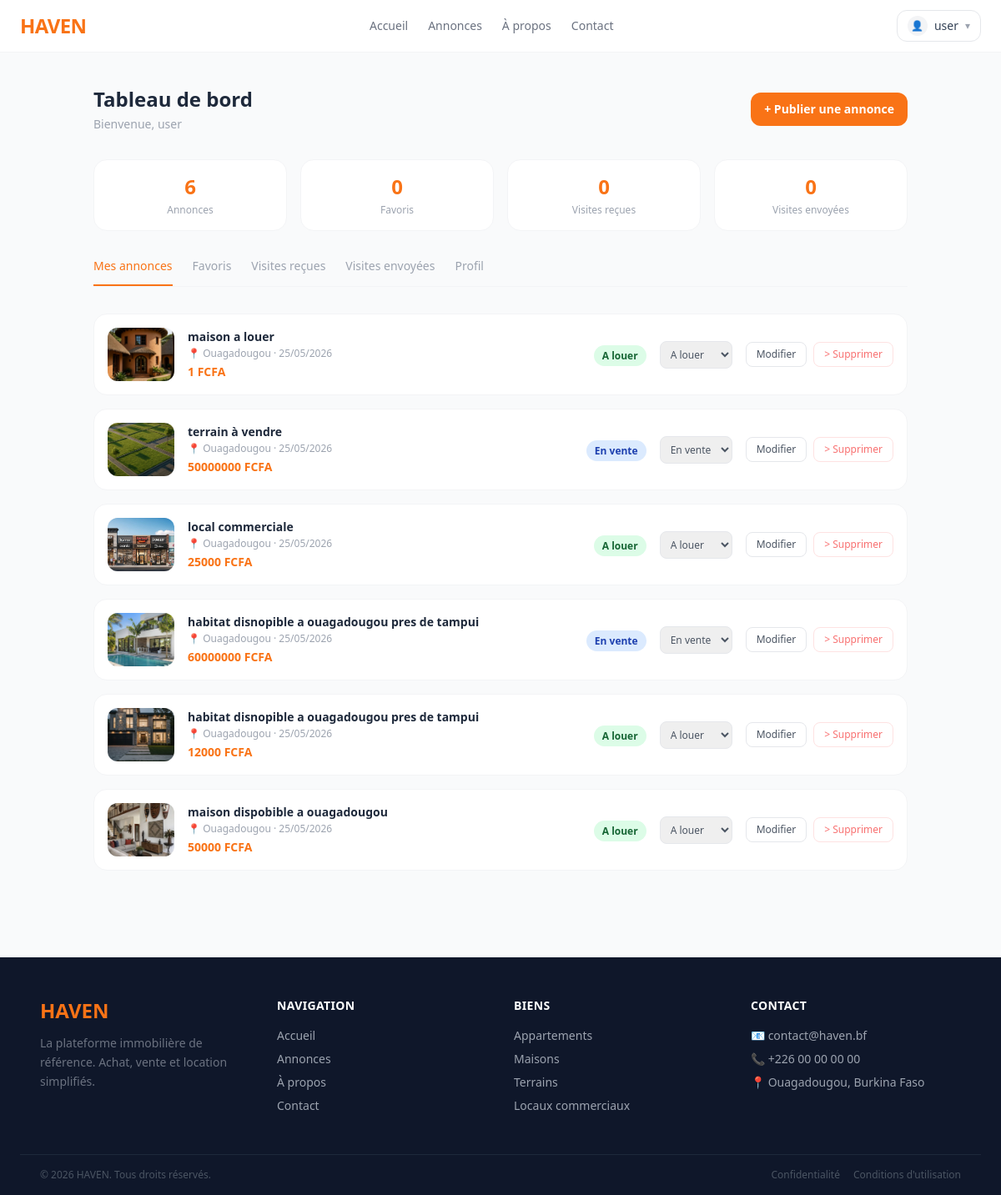
The app's page /dashboard/ (signed in), older data.
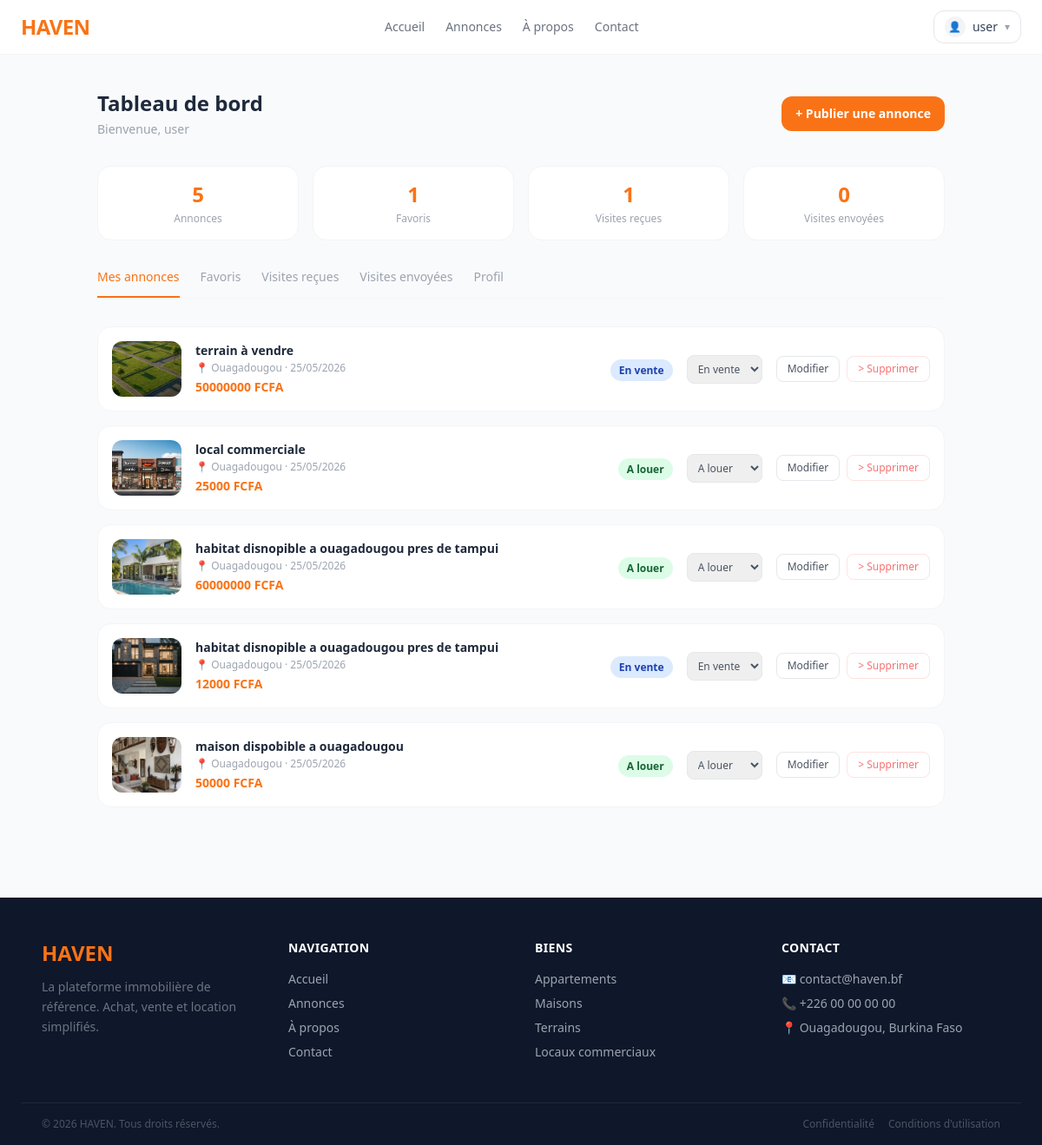
The same page, newer data.
### apps/accounts/models.py (models this page shows, shortened)
class User(AbstractUser):
    profile = models.ImageField(upload_to='profile/',blank=True,null=True)

### apps/listings/models.py (models this page shows, shortened)
class Listing(models.Model):
    STATUS = [
        ('En vente', 'En vente'),
        ('A louer', 'A louer'),
        ('Vendu', 'Vendu'),
        ('Loué', 'Loué'),
    ]
    TYPES = [
        ('Appartement', 'Appartement'),
        ('Maison', 'Maison'),
        ('Local commercial', 'Local commercial'),
        ('Terrain', 'Terrain'),
    ]
    user = models.ForeignKey(settings.AUTH_USER_MODEL,
                            on_delete=models.CASCADE)
    title = models.CharField(max_length=255)
    description = models.TextField()
    property_type = models.CharField(max_length=20, choices=TYPES)
    status = models.CharField(max_length=20, choices=STATUS)
    price = models.DecimalField(max_digits=14,decimal_places=2)
    bathrooms = models.IntegerField()
    bedrooms = models.IntegerField()
    is_available = models.BooleanField(default=True)
    city = models.CharField(max_length=255)
    longitude = models.DecimalField(max_digits=9, decimal_places=6)
    latitude = models.DecimalField(max_digits=9, decimal_places=6)
    created_at = models.DateTimeField(auto_now_add=True)
    area = models.DecimalField(max_digits=8, decimal_places=2, null=True, blank=True)
    def get_first_image(self):
        first = self.images.first()
        return first.image.url if first else None
    class Meta:
        ordering = ['-created_at']

class Images(models.Model):
    listing = models.ForeignKey(Listing,on_delete=models.CASCADE, related_name='images')
    image = models.ImageField(upload_to='listings/images/')
    class Meta:
        ordering = ['listing']

### apps/listings/views.py (the view)
# urls.py: path('dashboard/', views.dashboard, name='dashboard'),
@login_required
def dashboard(request):
    listings = Listing.objects.filter(user=request.user).order_by('-created_at')
    context = {
        **get_dashboard_context(request.user),
        'listings': listings,
        'active_tab': 'listings',
    }
    return render(request, 'dashboard/index.html', context)

### apps/listings/views.py (called while the page is built)
def get_dashboard_context(user):
    return {
        'listings_count': Listing.objects.filter(user=user).count(),
        'favorites_count': Favorite.objects.filter(user=user).count(),
        'visits_received_count': Visit.objects.filter(receiver=user).count(),
        'visits_sent_count': Visit.objects.filter(sender=user).count(),
        'visits_pending_count': Visit.objects.filter(receiver=user, status='En attente').count(),
    }

### templates/dashboard/index.html (shortened to what this page needs)
{% extends 'base.html' %}
{% load listing_tags %}
{% block content %}
<div class="max-w-5xl mx-auto px-6 py-10">
    <div class="flex items-center justify-between mb-8">
        <div>
            <h1 class="text-2xl font-bold text-slate-800">Tableau de bord</h1>
            <p class="text-sm text-gray-400 mt-1">Bienvenue, {{ request.user.username }}</p>
        </div>
        <a href="{% url 'create-listing' %}"
           class="bg-orange-500 hover:bg-orange-600 text-white text-sm font-semibold px-4 py-2.5 rounded-xl transition-colors">
            + Publier une annonce
        </a>
    </div>
    <div class="grid grid-cols-2 md:grid-cols-4 gap-4 mb-8">
        <div class="bg-white border border-gray-100 rounded-2xl p-4 text-center">
            <p class="text-2xl font-bold text-orange-500">{{ listings_count }}</p>
            <p class="text-xs text-gray-400 mt-1">Annonces</p>
        </div>
        <div class="bg-white border border-gray-100 rounded-2xl p-4 text-center">
            <p class="text-2xl font-bold text-orange-500">{{ favorites_count }}</p>
            <p class="text-xs text-gray-400 mt-1">Favoris</p>
        </div>
        <div class="bg-white border border-gray-100 rounded-2xl p-4 text-center">
            <p class="text-2xl font-bold text-orange-500">{{ visits_received_count }}</p>
            <p class="text-xs text-gray-400 mt-1">Visites reçues</p>
        </div>
        <div class="bg-white border border-gray-100 rounded-2xl p-4 text-center">
            <p class="text-2xl font-bold text-orange-500">{{ visits_sent_count }}</p>
            <p class="text-xs text-gray-400 mt-1">Visites envoyées</p>
        </div>
    </div>
    <div class="flex gap-6 border-b border-gray-100 mb-8 text-sm font-medium overflow-x-auto">
        <a href="{% url 'dashboard' %}"
           class="pb-3 whitespace-nowrap {% if active_tab == 'listings' %}border-b-2 border-orange-500 text-orange-500{% else %}text-gray-400 hover:text-gray-600{% endif %}">
            Mes annonces
        </a>
        <a href="{% url 'favorite' %}"
           class="pb-3 whitespace-nowrap {% if active_tab == 'favorites' %}border-b-2 border-orange-500 text-orange-500{% else %}text-gray-400 hover:text-gray-600{% endif %}">
            Favoris
        </a>
        <a href="{% url 'visits_received' %}"
           class="pb-3 whitespace-nowrap {% if active_tab == 'received' %}border-b-2 border-orange-500 text-orange-500{% else %}text-gray-400 hover:text-gray-600{% endif %}">
            Visites reçues
        </a>
        <a href="{% url 'visits_sent' %}"
           class="pb-3 whitespace-nowrap {% if active_tab == 'sent' %}border-b-2 border-orange-500 text-orange-500{% else %}text-gray-400 hover:text-gray-600{% endif %}">
            Visites envoyées
        </a>
        <a href="{% url 'profile' %}"
           class="pb-3 whitespace-nowrap {% if active_tab == 'profile' %}border-b-2 border-orange-500 text-orange-500{% else %}text-gray-400 hover:text-gray-600{% endif %}">
            Profil
        </a>
    </div>
    {% block tab_content %}
    <div id="listings-list" class="space-y-4">
        {% for listing in listings %}
            {% include 'dashboard/partials/listing_row.html' %}
        {% endfor %}
    </div>
    {% endblock %}
</div>
{% endblock %}

### templates/base.html (shortened to what this page needs)
<!DOCTYPE html>
<html lang="fr">
<head>
    <script src="https://cdn.tailwindcss.com"></script>
</head>
<body class="bg-gray-50 font-sans">
    <nav class="bg-white border-b border-gray-100 px-6 py-3 flex items-center justify-between sticky top-0 z-50">
        <a href="{% url 'home' %}" class="text-2xl font-bold text-orange-500 tracking-tight">HAVEN</a>
        <div class="flex gap-6 text-sm font-medium text-gray-500">
            <a href="{% url 'home' %}" class="hover:text-orange-500 {% if request.resolver_match.url_name == 'home' %}text-orange-500{% endif %}">Accueil</a>
            <a href="{% url 'search' %}" class="hover:text-orange-500 {% if request.resolver_match.url_name == 'search' %}text-orange-500{% endif %}">Annonces</a>
            <a href="{% url 'about' %}" class="hover:text-orange-500">À propos</a>
            <a href="{% url 'contact' %}" class="hover:text-orange-500">Contact</a>
        </div>
        <div class="flex items-center gap-3">
            {% if request.user.is_authenticated %}
                <div class="relative" x-data="{ open: false }">
                    <button @click="open = !open"
                            class="flex items-center gap-2 border border-gray-200 rounded-xl px-3 py-1.5 hover:border-orange-400 transition-colors">
                        <div class="w-6 h-6 rounded-full overflow-hidden bg-gray-100">
                            {% if request.user.avatar %}
                                <img src="{{ request.user.avatar.url }}" class="w-full h-full object-cover">
                            {% else %}
                                <span class="w-full h-full flex items-center justify-center text-xs">👤</span>
                            {% endif %}
                        </div>
                        <span class="text-sm font-medium text-slate-700">{{ request.user.username }}</span>
                        <span class="text-gray-400 text-xs">▾</span>
                    </button>
                </div>
            {% endif %}
        </div>
    </nav>
    {% block content %}{% endblock %}
    <footer class="bg-slate-900 text-gray-400 mt-16">
    <div class="max-w-6xl mx-auto px-6 py-12 grid grid-cols-1 md:grid-cols-4 gap-8">
        <div class="col-span-1">
            <p class="text-2xl font-bold text-orange-500 mb-3">HAVEN</p>
            <p class="text-sm leading-relaxed text-gray-500">
                La plateforme immobilière de référence. Achat, vente et location simplifiés.
            </p>
        </div>
        <div>
            <p class="text-white text-sm font-semibold mb-4 uppercase tracking-wide">Navigation</p>
            <ul class="space-y-2 text-sm">
                <li><a href="{% url 'home' %}" class="hover:text-orange-400 transition-colors">Accueil</a></li>
                <li><a href="{% url 'search' %}" class="hover:text-orange-400 transition-colors">Annonces</a></li>
                <li><a href="{% url 'about' %}" class="hover:text-orange-500">À propos</a></li>
                <li><a href="{% url 'contact' %}" class="hover:text-orange-500">Contact</a></li>
            </ul>
        </div>
        <div>
            <p class="text-white text-sm font-semibold mb-4 uppercase tracking-wide">Biens</p>
            <ul class="space-y-2 text-sm">
                <li><a href="{% url 'search' %}?property_type=Appartement" class="hover:text-orange-400 transition-colors">Appartements</a></li>
                <li><a href="{% url 'search' %}?property_type=Maison" class="hover:text-orange-400 transition-colors">Maisons</a></li>
                <li><a href="{% url 'search' %}?property_type=Terrain" class="hover:text-orange-400 transition-colors">Terrains</a></li>
                <li><a href="{% url 'search' %}?property_type=Local+commercial" class="hover:text-orange-400 transition-colors">Locaux commerciaux</a></li>
            </ul>
        </div>
        <div>
            <p class="text-white text-sm font-semibold mb-4 uppercase tracking-wide">Contact</p>
            <ul class="space-y-2 text-sm">
                <li>📧 contact@haven.bf</li>
                <li>📞 +226 00 00 00 00</li>
                <li>📍 Ouagadougou, Burkina Faso</li>
            </ul>
        </div>
    </div>
    <div class="border-t border-slate-800 px-6 py-4 flex flex-col md:flex-row items-center justify-between text-xs text-gray-600 max-w-6xl mx-auto">
        <p>© 2026 HAVEN. Tous droits réservés.</p>
        <div class="flex gap-4 mt-2 md:mt-0">
            <a href="#" class="hover:text-orange-400">Confidentialité</a>
            <a href="#" class="hover:text-orange-400">Conditions d'utilisation</a>
        </div>
    </div>
</footer>
</body>
</html>

### templates/dashboard/partials/listing_row.html
<div id="listing-{{ listing.pk }}"
     class="bg-white border border-gray-100 rounded-2xl p-4 flex gap-4 items-center">
    <div class="w-20 h-16 rounded-xl overflow-hidden bg-gray-100 flex-shrink-0">
        {% if listing.get_first_image %}
            <img src="{{ listing.get_first_image }}" class="w-full h-full object-cover">
        {% else %}
            <div class="w-full h-full flex items-center justify-center text-2xl">🏠</div>
        {% endif %}
    </div>
    <div class="flex-1 min-w-0">
        <h3 class="font-semibold text-slate-800 text-sm truncate">{{ listing.title }}</h3>
        <p class="text-xs text-gray-400 mt-0.5">📍 {{ listing.city }} · {{ listing.created_at|date:"d/m/Y" }}</p>
        <p class="text-orange-500 font-bold text-sm mt-1">{{ listing.price|floatformat:0 }} FCFA</p>
    </div>
    <div class="flex-shrink-0">
        {% include 'dashboard/partials/status_badge.html' %}
    </div>
    <div class="flex-shrink-0">
        <select name="status"
                hx-post="{% url 'listing_change_status' listing.pk %}"
                hx-target="#listing-{{ listing.pk }} .status-badge"
                hx-swap="outerHTML"
                hx-include="this"
                class="border border-gray-200 rounded-lg px-2 py-1.5 text-xs text-gray-600 focus:outline-none focus:ring-2 focus:ring-orange-400">
            {% for value, label in listing.STATUS %}
            <option value="{{ value }}" {% if listing.status == value %}selected{% endif %}>{{ label }}</option>
            {% endfor %}
        </select>
    </div>
    <div class="flex gap-2 flex-shrink-0">
        <a href="{% url 'listing_edit' listing.pk %}"
           class="border border-gray-200 text-gray-600 hover:border-orange-400 hover:text-orange-500 text-xs font-medium px-3 py-1.5 rounded-lg transition-colors">
            Modifier
        </a>
        <button class="border border-red-100 text-red-400 hover:bg-red-50 text-xs font-medium px-3 py-1.5 rounded-lg transition-colors"
                hx-post="{% url 'listing_delete' listing.pk %}"
                hx-target="#listing-{{ listing.pk }}"
                hx-swap="outerHTML swap:300ms"
                hx-confirm="Supprimer cette annonce ?"
                {% csrf_token %}>
            Supprimer
        </button>
    </div>
</div>

### templates/dashboard/partials/status_badge.html
<span class="status-badge text-xs font-semibold px-2.5 py-1 rounded-full
    {% if listing.status == 'A louer' %}bg-green-100 text-green-800
    {% elif listing.status == 'En vente' %}bg-blue-100 text-blue-800
    {% elif listing.status == 'Vendu' %}bg-gray-100 text-gray-600
    {% else %}bg-yellow-100 text-yellow-800{% endif %}">
    {{ listing.status }}
</span>

Row changes from the older to the newer data that the page shows:
removed Listing: get_first_image (picture), title "maison a louer", city "Ouagadougou", created_at "25/05/2026", price "1", status "A louer"
changed Listing (number 3 of 5 on the later page): status "En vente" → "A louer"
changed Listing (number 4 of 5 on the later page): status "A louer" → "En vente"
Text that changed along with them:
{{ listings_count }}: "6" → "5"
{{ favorites_count }}: "0" → "1"
{{ visits_received_count }}: "0" → "1"
